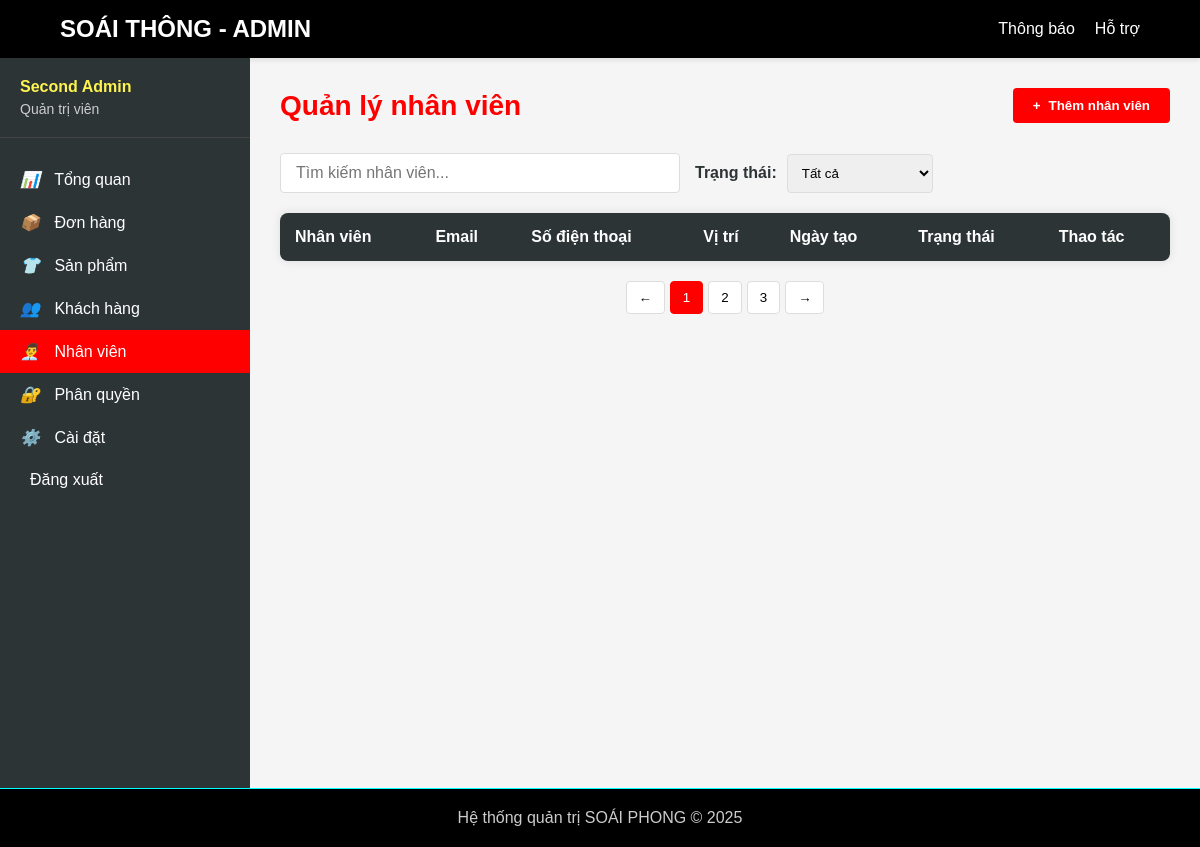
The page /admin/manage_employees.php (signed in) on the database as committed earlier.
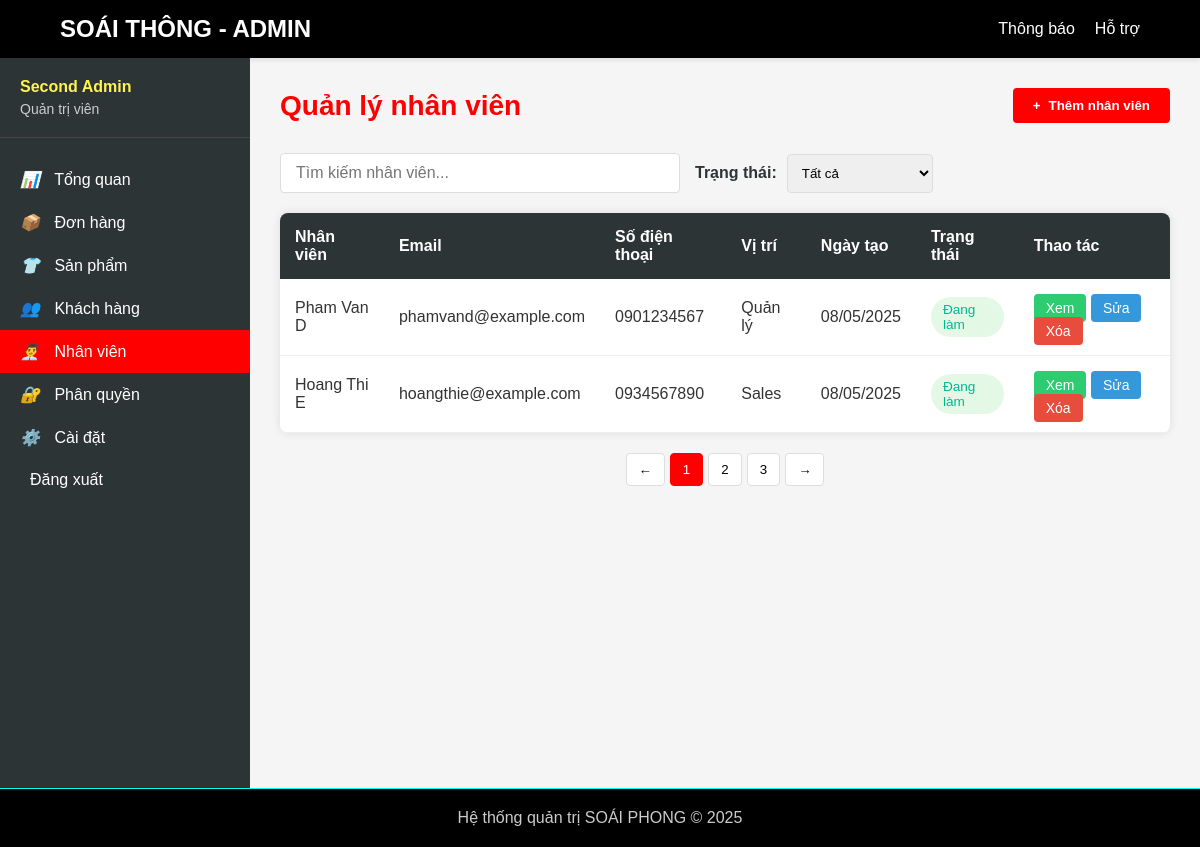
The same page on the database as committed later.
### tables this page shows
CREATE TABLE employees (
    id INT AUTO_INCREMENT PRIMARY KEY,
    name VARCHAR(255) NOT NULL,
    email VARCHAR(255) NOT NULL UNIQUE,
    phone VARCHAR(20) NOT NULL,
    date_of_birth DATE NOT NULL,
    address TEXT NOT NULL,
    password VARCHAR(255) NOT NULL,
    position VARCHAR(50) NOT NULL,
    status VARCHAR(50) NOT NULL DEFAULT 'active',
    role ENUM('staff') NOT NULL DEFAULT 'staff',
    avatar VARCHAR(255),
    created_at TIMESTAMP DEFAULT CURRENT_TIMESTAMP
);

### admin/manage_employees.php (the view, shortened to what this page needs)
<?php
include('../includes/database.php');
$sql = "SELECT * FROM employees";
$stmt = $conn->prepare($sql);
$stmt->execute();
$result = $stmt->get_result();
$employees = $result->fetch_all(MYSQLI_ASSOC);
?>
<?php require_once('../admin/header/admin-header.php'); ?>
<!DOCTYPE html>
<html lang="vi">
<head>
    <link rel="stylesheet" href="../assets/css/admin/manage_employees.css">
</head>
<body>
    <div class="admin-container">
        <?php require_once('../admin/sidebar/admin_sidebar.php'); ?>
        <div class="admin-content">
            <div class="page-header">
                <h1 class="page-title">Quản lý nhân viên</h1>
                <button class="btn-add" id="addEmployeeBtn">
                    <span>+</span> Thêm nhân viên
                </button>
            </div>
            <div class="employee-actions">
                <input type="text" class="search-box" placeholder="Tìm kiếm nhân viên...">
                <div class="filter-group">
                    <label for="status-filter">Trạng thái:</label>
                    <select id="status-filter">
                        <option value="all">Tất cả</option>
                    </select>
                </div>
            </div>
            <table class="employees-table">
                <thead>
                    <tr>
                        <th>Nhân viên</th>
                        <th>Email</th>
                        <th>Số điện thoại</th>
                        <th>Vị trí</th>
                        <th>Ngày tạo</th>
                        <th>Trạng thái</th>
                        <th>Thao tác</th>
                    </tr>
                </thead>
                <tbody>
                <tbody>
                    <?php foreach ($employees as $employee): ?>
                        <?php
                        $statusClass = $employee['status'] == 'active' ? 'status-active' : 'status-inactive';
                        $statusText = $employee['status'] == 'active' ? 'Đang làm' : 'Đã Nghỉ làm';
                        $positionMap = [
                            'Manager' => 'Quản lý',
                            'Sales Staff' => 'Nhân viên bán hàng',
                            'Warehouse Staff' => 'Nhân viên kho',
                            'Delivery Staff' => 'Nhân viên giao hàng',
                            'Customer Service' => 'Nhân viên CSKH'
                        ];
                        $positionInVietnamese = isset($positionMap[$employee['position']]) ? $positionMap[$employee['position']] : $employee['position'];
                        ?>
                        <tr data-id="<?php echo $employee['id']; ?>"
                            data-posion="<?php echo htmlspecialchars($employee['position']); ?>"
                            data-address="<?php echo htmlspecialchars($employee['address']); ?>"
                            data-birthday="<?php echo htmlspecialchars($employee['date_of_birth']); ?>"
                            data-avatar="<?php echo htmlspecialchars($employee['avatar'] ? '../assets/avatar/' . $employee['avatar'] : '../assets/avatar/default-avatar.png'); ?>">
                            <td><?php echo htmlspecialchars($employee['name']); ?></td>
                            <td><?php echo htmlspecialchars($employee['email']); ?></td>
                            <td><?php echo htmlspecialchars($employee['phone']); ?></td>
                            <td><?php echo $positionInVietnamese; ?></td>
                            <td><?php echo date('d/m/Y', strtotime($employee['created_at'])); ?></td>
                            <td><span class="employee-status <?php echo $statusClass; ?>"><?php echo $statusText; ?></span></td>
                            <td>
                                <button class="action-btn btn-view">Xem</button>
                                <button class="action-btn btn-edit" id="">Sửa</button>
                                <a href="delete_employees.php?id=<?php echo $employee['id']; ?>" class="action-btn btn-delete">Xóa</a>
                            </td>
                        </tr>
                    <?php endforeach; ?>
                </tbody>
            </table>
            <div class="pagination">
                <button class="pagination-btn">←</button>
                <button class="pagination-btn active">1</button>
                <button class="pagination-btn">2</button>
                <button class="pagination-btn">3</button>
                <button class="pagination-btn">→</button>
            </div>
        </div>
    </div>
</body>
</html>
<?php require_once('../admin/footer/admin-footer.php'); ?>

### admin/header/admin-header.php (shortened to what this page needs)
<!DOCTYPE html>
<html lang="en">
<head>
    <link rel="stylesheet" href="/assets/css/admin/header/admin-header.css">
</head>
<body>
    <header>
        <div class="header-container">
            <div class="logo">SOÁI THÔNG - ADMIN</div>
            <ul class="admin-menu">
                <li><a href="#">Thông báo</a></li>
                <li><a href="#">Hỗ trợ</a></li>
            </ul>
        </div>
    </header>
</body>
</html>

### admin/sidebar/admin_sidebar.php (shortened to what this page needs)
<link rel="stylesheet" href="../assets/css/admin/manage_employees.css">
<div class="admin-sidebar">
    <div class="sidebar-header">
        <div class="admin-name"><?php echo isset($_SESSION['user']) ? htmlspecialchars($_SESSION['user']['name']) : 'Admin'; ?></div>
        <div class="admin-role">Quản trị viên</div>
    </div>
    <ul class="sidebar-menu">
        <?php
        $current_page = basename($_SERVER['PHP_SELF']);
        ?>
        <li><a href="dashboard.php" class="<?php echo $current_page == 'dashboard.php' ? 'active' : ''; ?>"><i>📊</i> Tổng quan</a></li>
        <li><a href="#" class="<?php echo $current_page == '#' ? 'active' : ''; ?>"><i>📦</i> Đơn hàng</a></li>
        <li><a href="../admin/manage_products.php" class="<?php echo $current_page == 'manage_products.php' ? 'active' : ''; ?>"><i>👕</i> Sản phẩm</a></li>
        <li><a href="../admin/manege_customer.php" class="<?php echo $current_page == 'manege_customer.php' ? 'active' : ''; ?>"><i>👥</i> Khách hàng</a></li>
        <li><a href="../admin/manage_employees.php" class="<?php echo $current_page == 'manage_employees.php' ? 'active' : ''; ?>"><i>👨‍💼</i> Nhân viên</a></li>
        <li><a href="../admin/manage_roles.php" class="<?php echo $current_page == 'manage_roles.php' ? 'active' : ''; ?>"><i>🔐</i> Phân quyền</a></li>
        <li><a href="../admin/admin_setting.php" class="<?php echo $current_page == 'admin_setting.php' ? 'active' : ''; ?>"><i>⚙️</i> Cài đặt</a></li>
        <li>
            <?php
            if (isset($_SESSION['user'])) {
                echo '<a href="logout.php" class="logout-btn"><i class="fas fa-sign-out-alt"></i> Đăng xuất</a>';
            } else {
                echo '<a href="../login/index.php" class="login-btn"><i class="fas fa-sign-in-alt"></i> Đăng nhập</a>';
            }
            ?>
        </li>
    </ul>
</div>

### admin/footer/admin-footer.php (shortened to what this page needs)
<!DOCTYPE html>
<html lang="en">
<head>
    <link rel="stylesheet" href="/assets/css/admin/footer/admin-footer.css">
</head>
<body>
    <footer>
        <p>Hệ thống quản trị SOÁI PHONG &copy; 2025</p>
    </footer>
</body>
</html>

### assets/css/admin/header/admin-header.css (style rules this page uses)
* { margin: 0; padding: 0; box-sizing: border-box; font-family: 'Arial', sans-serif; }
body { background-color: #f5f5f5; color: #333; }
header { background-color: #000000; color: #FFFFFF; padding: 15px 0; box-shadow: 0 2px 5px rgba(0, 0, 0, 0.1); }
.header-container { width: 90%; max-width: 1200px; margin: 0 auto; display: flex; justify-content: space-between; align-items: center; }
.logo { font-size: 24px; font-weight: bold; color: #ffffff; }
.admin-menu { display: flex; list-style: none; }
.admin-menu li { margin-left: 20px; }
.admin-menu a { color: #FFFFFF; text-decoration: none; transition: color 0.3s; }

### assets/css/admin/manage_employees.css (style rules this page uses)
* { margin: 0; padding: 0; box-sizing: border-box; font-family: 'Arial', sans-serif; }
body { background-color: #f5f5f5; color: #333; }
.admin-container { display: flex; min-height: calc(100vh - 70px); }
.admin-sidebar { width: 250px; background-color: #2D3436; color: #FFFFFF; padding: 20px 0; }
.sidebar-header { padding: 0 20px 20px; border-bottom: 1px solid #444; margin-bottom: 20px; }
.sidebar-header .admin-name { font-weight: bold; margin-bottom: 5px; color: #FFF44F; }
.sidebar-header .admin-role { font-size: 14px; color: #CCCCCC; }
.sidebar-menu { list-style: none; }
.sidebar-menu li a { display: block; padding: 12px 20px; color: #FFFFFF; text-decoration: none; transition: all 0.3s; }
.sidebar-menu li a:hover, .sidebar-menu li a.active { background-color: #FF0000; }
.sidebar-menu li a i { margin-right: 10px; width: 20px; text-align: center; }
.admin-content { flex: 1; padding: 30px; }
.page-header { display: flex; justify-content: space-between; align-items: center; margin-bottom: 30px; }
.page-title { color: #FF0000; font-size: 28px; }
.btn-add { background-color: #FF0000; color: #FFFFFF; border: none; padding: 10px 20px; border-radius: 4px; cursor: pointer; display: flex; align-items: center; gap: 8px; font-weight: bold; transition: background-color 0.3s; }
.employee-actions { display: flex; gap: 15px; margin-bottom: 20px; }
.search-box { flex: 1; max-width: 400px; padding: 10px 15px; border: 1px solid #ddd; border-radius: 4px; font-size: 16px; }
.filter-group { display: flex; align-items: center; gap: 10px; }
.filter-group label { font-weight: bold; color: #2D3436; }
.filter-group select { padding: 10px; border: 1px solid #ddd; border-radius: 4px; }
.employees-table { width: 100%; border-collapse: collapse; background-color: #FFFFFF; box-shadow: 0 0 10px rgba(0, 0, 0, 0.1); border-radius: 8px; overflow: hidden; }
.employees-table th { background-color: #2D3436; color: #FFFFFF; padding: 15px; text-align: left; }
.employees-table td { padding: 15px; border-bottom: 1px solid #eee; }
.employee-status { padding: 5px 10px; border-radius: 4px; font-size: 12px; font-weight: bold; color: #ffffff; background-color: #2ecc71; font-weight: bold; }
.status-active { background-color: #e6f7e6; color: #2e7d32; }
.action-btn { text-decoration: none; padding: 6px 12px; border-radius: 4px; cursor: pointer; border: none; font-size: 14px; transition: all 0.3s; }
.btn-edit { background-color: #3498db; color: white; }
.btn-delete { background-color: #e74c3c; color: white; }
.btn-view { background-color: #2ecc71; color: white; }
.pagination { display: flex; justify-content: center; margin-top: 20px; gap: 5px; }
.pagination-btn { padding: 8px 12px; border: 1px solid #ddd; background-color: white; cursor: pointer; border-radius: 4px; }
.pagination-btn.active { background-color: #FF0000; color: white; border-color: #FF0000; }
.employee-status { padding: 5px 12px; border-radius: 20px; font-size: 0.85rem; font-weight: 500; display: inline-block; }
.status-active { background-color: #E3F9E5; color: #00B894; }

### assets/css/admin/footer/admin-footer.css (style rules this page uses)
* { margin: 0; padding: 0; box-sizing: border-box; font-family: 'Arial', sans-serif; }
body { background-color: #f5f5f5; color: #333; }
footer { background-color: #000000; color: #CCCCCC; padding: 20px 0; text-align: center; border-top: 1px solid #00FFFF; }

### admin/sidebar/admin_sidebar.php (style rules this page uses)
.sidebar-menu li a.active { background-color: red; color: white; }

Rows that differ between the two databases and show on the page:
added employees: name "Pham Van D", email "phamvand@example.com", phone "0901234567", position "Quản lý", created_at "08/05/2025", status "Đang làm"
added employees: name "Hoang Thi E", email "hoangthie@example.com", phone "0934567890", position "Sales", created_at "08/05/2025", status "Đang làm"
